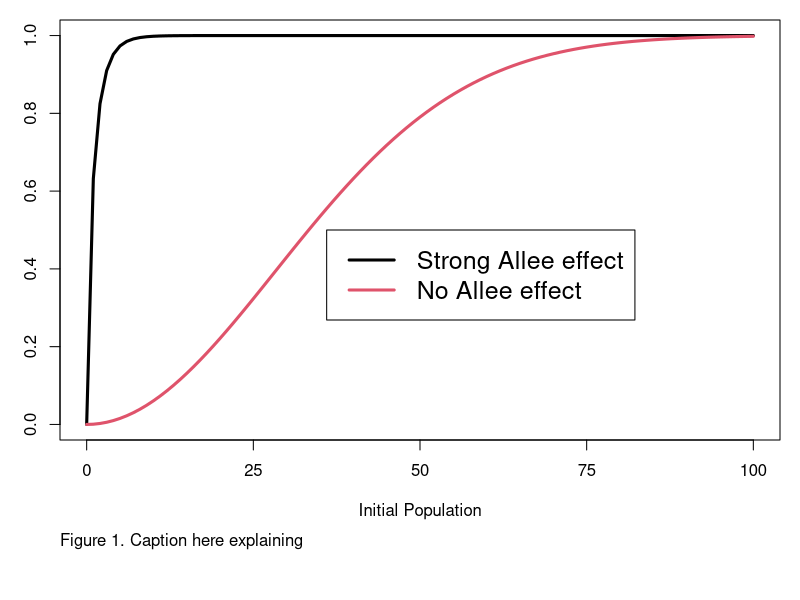

R code for this plot:
## ---- chunk 1
#plot simulated data, log transformed with fitted line
par(mar=c(8,3,1,1))
x<-seq(0,100, by=1)
plot(NA, xlim=c(0,100), ylim=c(0,1),xaxt='n', xlab='Initial Population', ylab='Probability of Establishment')
axis(1, at=c(0,25,50,75,100))
legend(x=36, y=0.5, legend=c('Strong Allee effect','No Allee effect'), lty=1, lwd=3, col=c(1,2), cex=1.5)
#plot(NA, ylim=c(0,1), xlim=c(0,250))
#plot weibull line with given parameters

#par.series= k,l
par.series=matrix(c(.8,1, #black
                    2,40), #red
                  nrow=2)

for (i in 1:length(par.series[1,])){
  k<- par.series[1,i]
  l<- par.series[2,i]
  lgy<-1-exp(-(x/l)^k)
lines(lgy~x, col=i, lwd=3) 
}
#crappy caption
mtext('Figure 1. Caption here explaining ', side=1, line=4.5, outer=FALSE, adj=0)
## ---- chunk 2

